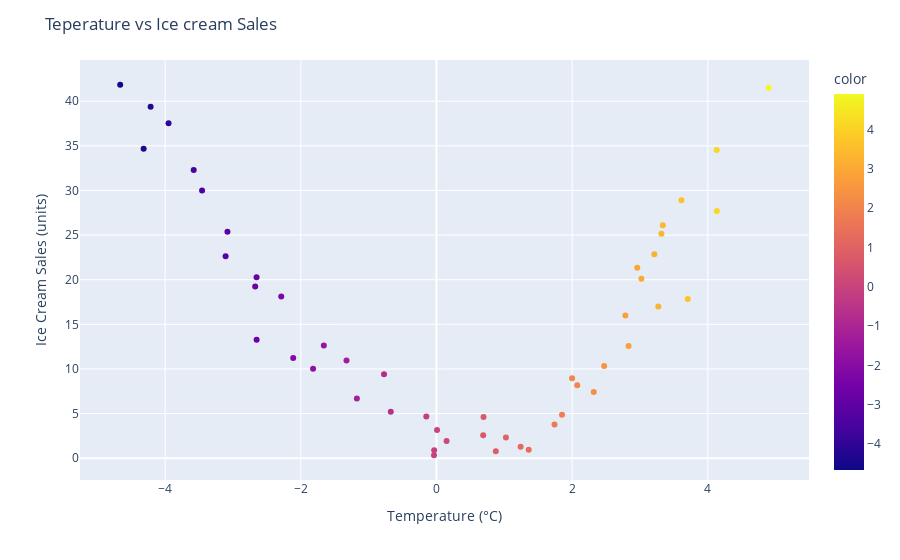

Notebook code cell kept with this figure:
### Code cell
df['Temperature (°C)'],y = df['Ice Cream Sales (units)']fig = px.scatter(x = ,color=df['Temperature (°C)'])
fig.update_layout(xaxis_title = 'Temperature (°C)',yaxis_title='Ice Cream Sales (units)',title = 'Teperature vs Ice cream Sales')
fig.show()

### Figure 1 — Plotly figure (JSON) as saved in the notebook; plotly's stock layout.template omitted (floating-point values rounded to 4 significant figures)
{"data": [{"hovertemplate": "x=%{x}<br>y=%{y}<br>color=%{marker.color}<extra></extra>", "legendgroup": "", "marker": {"color": [-4.662, -4.317, -4.214, -3.95, -3.579, -3.456, -3.108, -3.081, -2.672, -2.652, -2.651, -2.288, -2.112, -1.819, -1.66, -1.326, -1.173, -0.7733, -0.6738, -0.1496, -0.03616, -0.0339, 0.008608, 0.1492, 0.6888, 0.6936, 0.8749, 1.024, 1.241, 1.36, 1.74, 1.851, 1.999, 2.075, 2.319, 2.472, 2.785, 2.832, 2.96, 3.021, 3.211, 3.27, 3.316, 3.336, 3.611, 3.704, 4.131, 4.134, 4.899], "coloraxis": "coloraxis", "symbol": "circle"}, "mode": "markers", "name": "", "orientation": "v", "showlegend": false, "type": "scatter", "x": [-4.662, -4.317, -4.214, -3.95, -3.579, -3.456, -3.108, -3.081, -2.672, -2.652, -2.651, -2.288, -2.112, -1.819, -1.66, -1.326, -1.173, -0.7733, -0.6738, -0.1496, -0.03616, -0.0339, 0.008608, 0.1492, 0.6888, 0.6936, 0.8749, 1.024, 1.241, 1.36, 1.74, 1.851, 1.999, 2.075, 2.319, 2.472, 2.785, 2.832, 2.96, 3.021, 3.211, 3.27, 3.316, 3.336, 3.611, 3.704, 4.131, 4.134, 4.899], "xaxis": "x", "y": [41.84, 34.66, 39.38, 37.54, 32.28, 30.0, 22.64, 25.37, 19.23, 20.28, 13.28, 18.12, 11.22, 10.01, 12.62, 10.96, 6.689, 9.393, 5.21, 4.674, 0.3286, 0.8976, 3.166, 1.931, 2.577, 4.626, 0.79, 2.314, 1.292, 0.9531, 3.783, 4.858, 8.944, 8.171, 7.412, 10.34, 16.0, 12.57, 21.34, 20.11, 22.84, 16.98, 25.14, 26.1, 28.91, 17.84, 34.53, 27.7, 41.51], "yaxis": "y"}], "layout": {"coloraxis": {"colorbar": {"title": {"text": "color"}}, "colorscale": [[0, "#0d0887"], [0.1111, "#46039f"], [0.2222, "#7201a8"], [0.3333, "#9c179e"], [0.4444, "#bd3786"], [0.5556, "#d8576b"], [0.6667, "#ed7953"], [0.7778, "#fb9f3a"], [0.8889, "#fdca26"], [1, "#f0f921"]]}, "legend": {"tracegroupgap": 0}, "margin": {"t": 60}, "title": {"text": "Teperature vs Ice cream Sales"}, "xaxis": {"anchor": "y", "domain": [0, 1], "title": {"text": "Temperature (°C)"}}, "yaxis": {"anchor": "x", "domain": [0, 1], "title": {"text": "Ice Cream Sales (units)"}}}}
